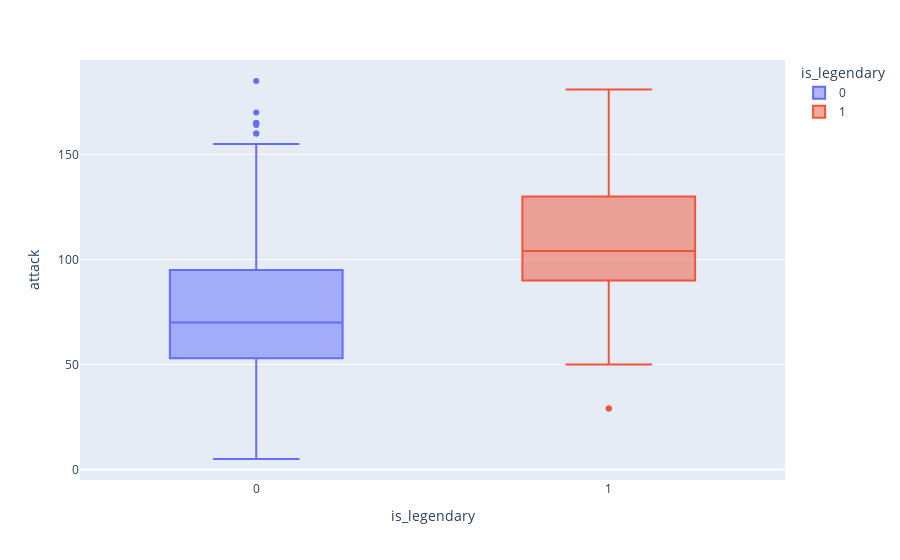

This figure's notebook cell:
### Markdown cell above
## 4. Mostrar cuál es la diferencia de la distribución de la capacidad de ataque diferenciando entre las especies legendarias y las que no lo son.

### Code cell
fig = px.box(df, x="is_legendary", y="attack", color="is_legendary")
fig.show()

### Figure 1 — Plotly figure (JSON) as saved in the notebook; plotly's stock layout.template omitted (floating-point values rounded to 4 significant figures; data arrays with more than 128 entries replaced by an {"elided": "..."} marker saying what was removed)
{"data": [{"alignmentgroup": "True", "hovertemplate": "is_legendary=%{x}<br>attack=%{y}<extra></extra>", "legendgroup": "0", "marker": {"color": "#636efa"}, "name": "0", "notched": false, "offsetgroup": "0", "orientation": "v", "showlegend": true, "type": "box", "x": {"elided": "731 int values"}, "x0": " ", "xaxis": "x", "y": {"elided": "731 int values"}, "y0": " ", "yaxis": "y"}, {"alignmentgroup": "True", "hovertemplate": "is_legendary=%{x}<br>attack=%{y}<extra></extra>", "legendgroup": "1", "marker": {"color": "#EF553B"}, "name": "1", "notched": false, "offsetgroup": "1", "orientation": "v", "showlegend": true, "type": "box", "x": [1, 1, 1, 1, 1, 1, 1, 1, 1, 1, 1, 1, 1, 1, 1, 1, 1, 1, 1, 1, 1, 1, 1, 1, 1, 1, 1, 1, 1, 1, 1, 1, 1, 1, 1, 1, 1, 1, 1, 1, 1, 1, 1, 1, 1, 1, 1, 1, 1, 1, 1, 1, 1, 1, 1, 1, 1, 1, 1, 1, 1, 1, 1, 1, 1, 1, 1, 1, 1, 1], "x0": " ", "xaxis": "x", "y": [85, 90, 100, 150, 100, 85, 115, 75, 90, 130, 100, 100, 50, 75, 100, 130, 150, 180, 180, 100, 95, 75, 105, 125, 120, 120, 90, 160, 120, 70, 100, 90, 103, 120, 100, 90, 129, 90, 100, 105, 120, 150, 145, 120, 72, 128, 120, 131, 131, 100, 160, 160, 110, 115, 85, 130, 75, 29, 29, 137, 113, 53, 139, 137, 89, 101, 181, 101, 107, 95], "y0": " ", "yaxis": "y"}], "layout": {"boxmode": "overlay", "legend": {"title": {"text": "is_legendary"}, "tracegroupgap": 0}, "margin": {"t": 60}, "xaxis": {"anchor": "y", "categoryarray": [0, 1], "categoryorder": "array", "domain": [0, 1], "title": {"text": "is_legendary"}}, "yaxis": {"anchor": "x", "domain": [0, 1], "title": {"text": "attack"}}}}
